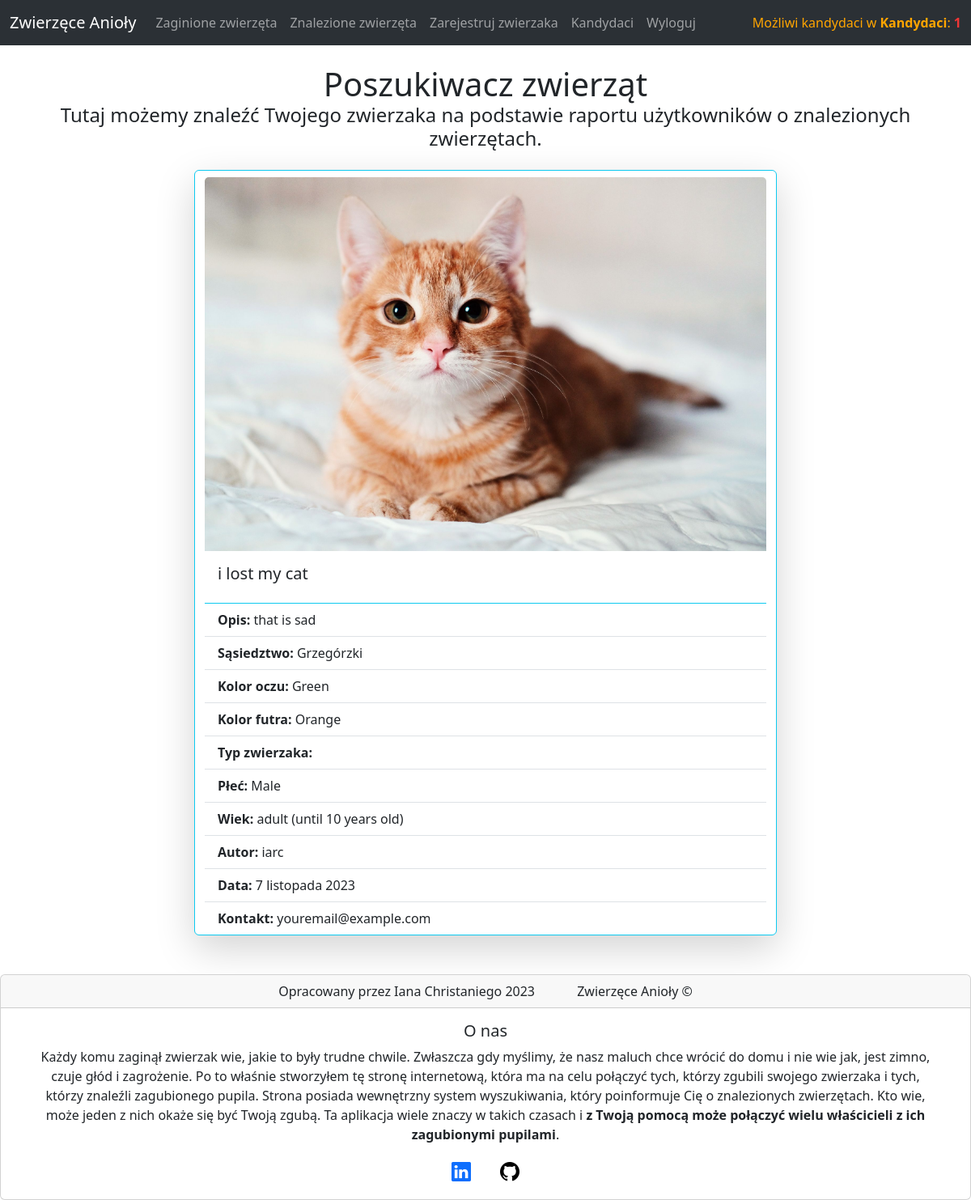
/pets/possiblecandidates/ (signed in), run on an earlier commit of the app's database.
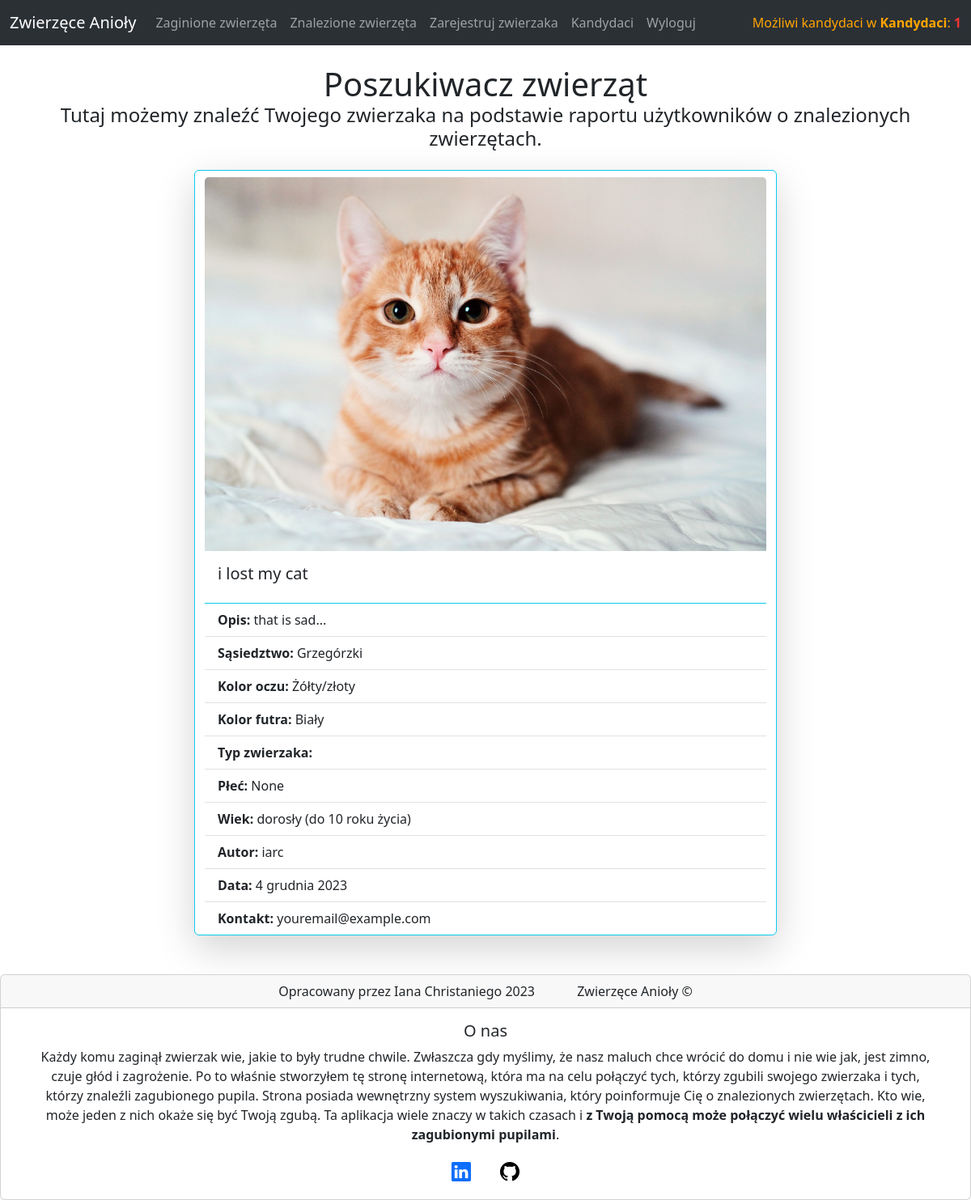
And on a later commit of the database.
### crud/models.py (models this page shows, shortened)
class EventModel(models.Model):
    author = models.ForeignKey(User, on_delete=models.CASCADE, verbose_name="Autor")
    title = models.CharField(max_length = 50, blank = False, null = False, verbose_name="Tytuł")
    event = models.TextField(max_length = 250, blank = False, null = False, verbose_name="Opis")
    petType = (
        ("kot", "kot"),
        ("pies", "pies"),
        ("inny", "inny")
    )
    type = models.CharField(max_length = 5, blank = False, null = False, choices = petType, verbose_name="Typ zwierzaka")
    petsCharacteristics_eyes = (
        ("Żółty/złoty", "Żółty/złoty"),
        ("Zielony", "Zielony"),
        ("Niebieski", "Niebieski"),
        ("Miedź/bursztyn", "Miedź/bursztyn"),
        ("Mieszane kolory", "Mieszane kolory")
    )
    eyesColor = models.CharField(max_length = 35, choices = petsCharacteristics_eyes, blank = True, null = True, verbose_name="Kolor oczu")
    petsCharacteristics_fur = (
        ("Czarny", "Czarny"),
        ("Biały", "Biały"),
        ("Rudy", "Rudy"),
        ("Szary", "Szary"),
        ("Dwa różne kolory", "Dwa różne kolory"),
        ("Trzy różne kolory", "Trzy różne kolory")
    )
    furColor = models.CharField(max_length = 18, choices = petsCharacteristics_fur, help_text="(Dominujący)", verbose_name="Kolor futra")
    petsCharacteristics_gender = (
        ("Samiec", "Samiec"),
        ("Samica", "Samica")
    )
    gender = models.CharField(max_length = 9, choices = petsCharacteristics_gender, blank = True, null = True, verbose_name="Płeć")
    petsCharacteristics_age = (
        ("szczenię (do 1 roku życia)", "szczenię (do 1 roku życia)"),
        ("dorosły (do 10 roku życia)", "dorosły (do 10 roku życia)"),
        ("seniorzy (od 10 lat)", "seniorzy (od 10 lat)")
    )
    age = models.CharField(max_length = 26, choices = petsCharacteristics_age, blank = True, null = True, verbose_name="Wiek")
    locationOptions = (
            ("Bieńczyce", "Bieńczyce"),
            ("Bieżanów-Prokocim", "Bieżanów-Prokocim"),
            ("Bronowice", "Bronowice"),
            ("Czyżyny", "Czyżyny"),
            ("Dębniki", "Dębniki"),
            ("Grzegórzki", "Grzegórzki"),
            ("Krowodrza", "Krowodrza"),
            ("Łagiewniki–Borek Fałęcki", "Łagiewniki–Borek Fałęcki"),
            ("Mistrzejowice", "Mistrzejowice"),
            ("Nowa Huta", "Nowa Huta"),
            ("Podgórze", "Podgórze",),
            ("Podgórze Duchackie", "Podgórze Duchackie"),
            ("Prądnik Biały", "Prądnik Biały"),
            ("Prądnik Czerwony", "Prądnik Czerwony"),
            ("Stare Miasto", "Stare Miasto"),
            ("Swoszowice", "Swoszowice"),
            ("Wzgórza Krzesławickie", "Wzgórza Krzesławickie"),
            ("Zwierzyniec", "Zwierzyniec")
        )
    neighborhood = models.CharField(max_length = 25, choices = locationOptions, help_text="(Ostatni raz widziano zwierzaka.)", verbose_name="Sąsiedztwo")
    contact = models.EmailField(blank = True, default = "youremail@example.com", help_text="(Informacja ta wyświetli się tylko w Wyszukiwarce Zwierzaków, jeśli system znajdzie potencjalnych kandydatów.)", verbose_name="Kontakt")
    pic  = models.ImageField(null = True, blank=True, upload_to = "media/", verbose_name="Zdjęcie")
    date = models.DateField(auto_now = True, verbose_name="Data")
    lost = models.BooleanField(help_text = "(Zaznacz to pole, jeśli Twój zwierzak ZAGINĄŁ. Jeśli znalazłeś zwierzaka, NIE zaznaczaj żadnego z pól.)", verbose_name="Zaginiony zwierzak")
    found = models.BooleanField(default = False, help_text="(Zaznacz to pole, jeśli Twój pupil już się ODNALAZŁ. Jeśli znalazłeś zwierzaka, NIE zaznaczaj żadnego z pól.)", verbose_name="Znaleziony zwierzak")

### crud/views.py (the view)
# urls.py: path('possiblecandidates/', views.possibleCandidates, name = 'possibleCandidates'),
def possibleCandidates(request):
    try:
        candidates = eventSearcher(request.user)
        amountResults = len(candidates)
    except:
        amountResults = 0
    return render(request, "possiblecandidates.html", {"possCandidates": candidates, "amountOfCandidates": amountResults})

### crud/searcher/searcher.py (called while the page is built, shortened)
def eventSearcher(user) -> list:
    events = EventModel.objects.all()
    foundEvents = events.exclude(author = user)
    lostEvents = events.filter(author = user)
    auxlist = []
    for lostPet in lostEvents:
        for foundPet in foundEvents:
            if lostPet.lost == False and foundPet.found == False:
                try:
                    if foundPet.neighborhood == lostPet.neighborhood and foundPet.date <= lostPet.date and foundPet.type == lostPet.type:
                        auxlist.append(foundPet)
                except:
                    print("no result was found")
                return auxlist

### crud/templates/possiblecandidates.html (shortened to what this page needs)
{% extends "general_users_template.html" %}
{% block possibleCandidates %}
<div class="container fluid p-4">
    <div class="row justify-content-center">
        <div class="col">
            <div class="container text-center">
                <h1 class="card-title">Poszukiwacz zwierząt</h1>
                <h4>Tutaj możemy znaleźć Twojego zwierzaka na podstawie raportu użytkowników o znalezionych zwierzętach.</h4>
            </div>
            <div class="row justify-content-center mt-4 mb-4">
                {% if possCandidates|length > 0 %}
                    {% for candidates in possCandidates %}
                        <div class="card border-info shadow-lg" style="max-width: 45rem;">
                            <a href="{% url 'crud:specificEvent' candidates.id %}"><img src="{{ candidates.pic.url }}" class="card-img-top mt-2" alt="Pet's image"></a>
                            <div class="card-body">
                                <h5 class="card-title">{{ candidates.title }}
                                </h5>
                            </div>
                            <ul class="list-group list-group-flush">
                                <li class="list-group-item"><strong>Opis: </strong> {{ candidates.event }}</li>
                                <li class="list-group-item"><strong>Sąsiedztwo: </strong> {{ candidates.neighborhood }}</li>
                                <li class="list-group-item"><strong>Kolor oczu: </strong> {{ candidates.eyesColor }}</li>
                                <li class="list-group-item"><strong>Kolor futra: </strong> {{ candidates.furColor }}</li>
                                <li class="list-group-item"><strong>Typ zwierzaka: </strong> {{ event.petType }}</li>
                                <li class="list-group-item"><strong>Płeć: </strong> {{ candidates.gender }}</li>
                                <li class="list-group-item"><strong>Wiek: </strong> {{ candidates.age }}</li>
                                <li class="list-group-item"><strong>Autor: </strong> {{ candidates.author }}</li>
                                <li class="list-group-item"><strong>Data: </strong> {{ candidates.date }}</li>
                                <li class="list-group-item"><strong>Kontakt: </strong> {{ candidates.contact }}</li>
                            </ul>
                        </div>
                        <br>
                    {% endfor %}
                {% else %}
                    <p>Przepraszamy, nie znaleziono żadnego zwierzaka pasującego do Twojego opisu.</p>
                {% endif %}
            </div>
        </div>
    </div>
</div>
{% endblock %}

What changed in the data, as far as the page shows it:
changed EventModel "i lost my cat": event "that is sad" → "that is sad..."; eyesColor "Green" → "Żółty/złoty"; furColor "Orange" → "Biały"; gender "Male" → "None"; age "adult (until 10 years old)" → "dorosły (do 10 roku życia)"; date "7 listopada 2023" → "4 grudnia 2023"
